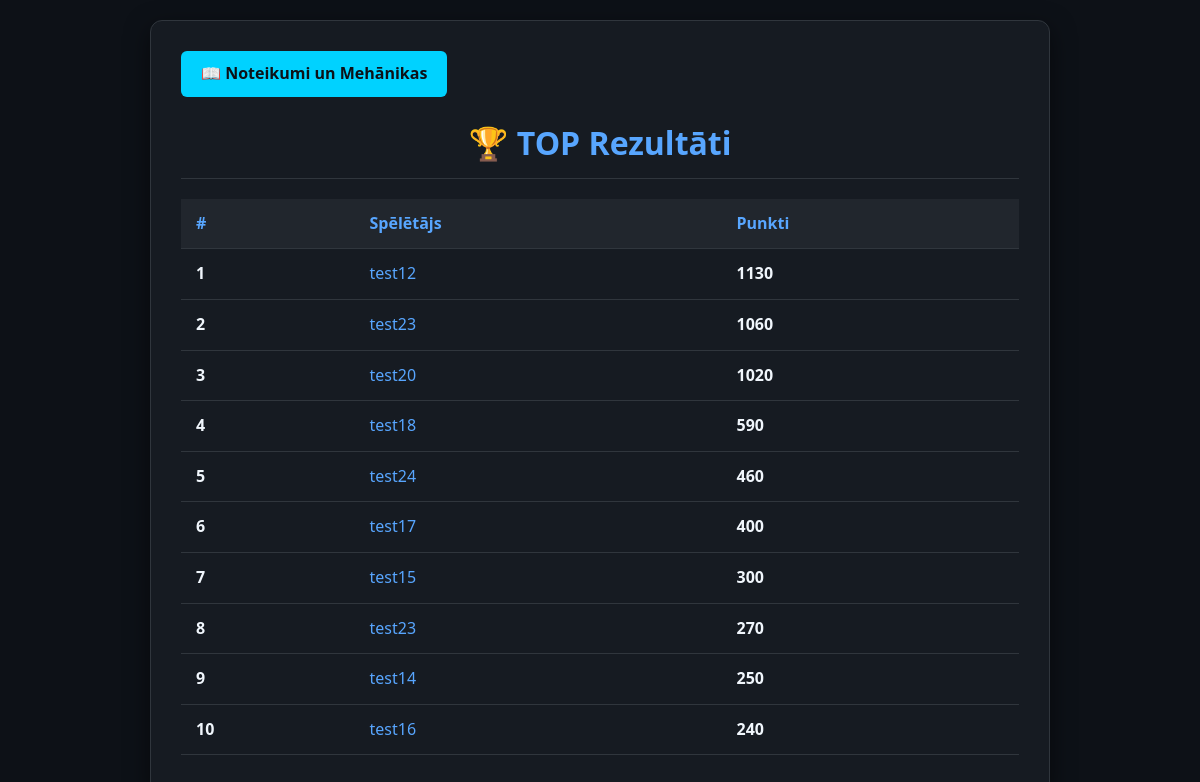
/, run on an earlier commit of the app's database.
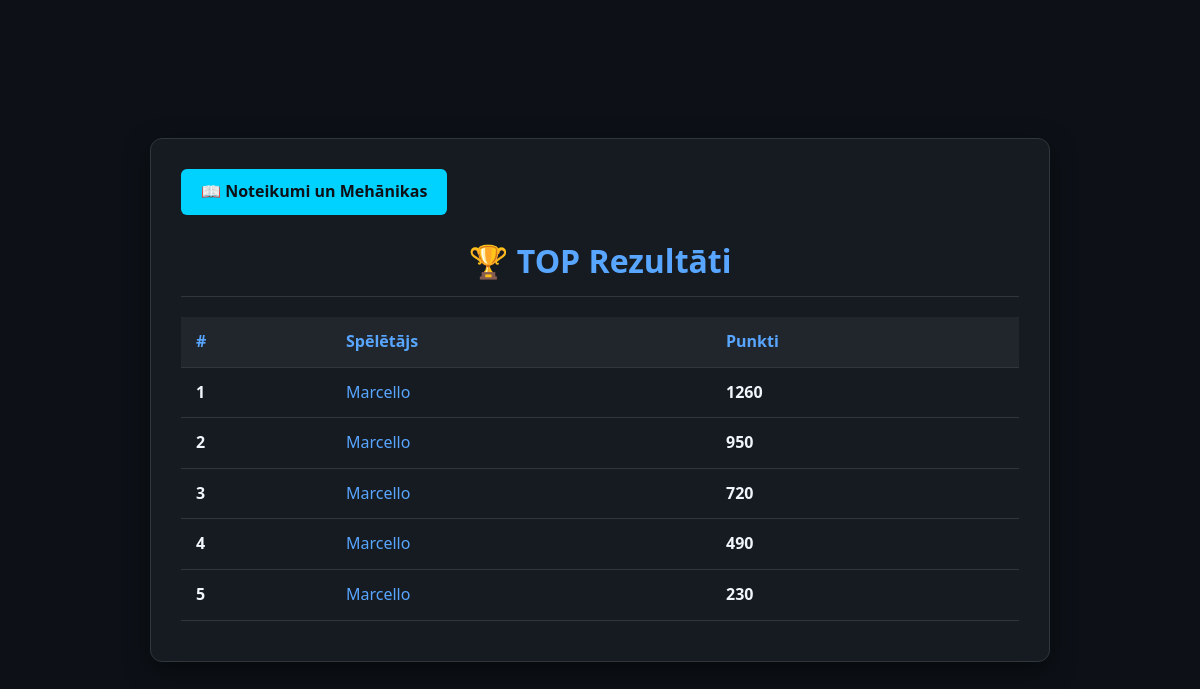
And on a later commit of the database.
### tables this page shows
CREATE TABLE scores (
            id INTEGER PRIMARY KEY AUTOINCREMENT,
            player TEXT NOT NULL,
            score INTEGER NOT NULL
        );

### api/main.py (the view)
@app.get("/", response_class=HTMLResponse)
def leaderboard_page(request: Request):
    with get_connection() as conn:
        rows = conn.execute(
            "SELECT player, score FROM scores ORDER BY score DESC LIMIT 10"
        ).fetchall()
    scores = [{"player": p, "score": s} for p, s in rows]
    return templates.TemplateResponse(request, "leaderboard.html", {"scores": scores})

### api/templates/leaderboard.html (shortened to what this page needs)
<!DOCTYPE html>
<html lang="lv">
<head>
    <link rel="stylesheet" href="/static/style.css">
</head>
<body>
    <div class="container">
        <div class="nav-links">
            <a href="/rules" class="btn">📖 Noteikumi un Mehānikas</a>
        </div>
        <h1>🏆 TOP Rezultāti</h1>
        <table class="leaderboard-table">
            <thead>
                <tr>
                    <th>#</th>
                    <th>Spēlētājs</th>
                    <th>Punkti</th>
                </tr>
            </thead>
            <tbody>
                {% for score in scores %}
                <tr>
                    <td><strong>{{ loop.index }}</strong></td>
                    <td>
                        <a href="/players/{{ score.player }}">{{ score.player }}</a>
                    </td>
                    <td><strong>{{ score.score }}</strong></td>
                </tr>
                {% endfor %}
            </tbody>
        </table>
    </div>
</body>
</html>

### api/templates/style.css (style rules this page uses)
* { box-sizing: border-box; margin: 0; padding: 0; font-family: 'Segoe UI', Tahoma, Geneva, Verdana, sans-serif; }
body { background-color: #0d1117; color: #c9d1d9; line-height: 1.6; padding: 20px; display: flex; justify-content: center; align-items: center; min-height: 100vh; }
.container { width: 100%; max-width: 900px; background-color: #161b22; border: 1px solid #30363d; border-radius: 12px; padding: 30px; box-shadow: 0 8px 24px rgba(0, 0, 0, 0.5); }
h1 { color: #58a6ff; margin-bottom: 20px; font-size: 2rem; text-align: center; border-bottom: 1px solid #30363d; padding-bottom: 10px; }
.nav-links { margin-bottom: 20px; text-align: left; }
a { text-decoration: none; color: #58a6ff; }
.btn { display: inline-block; padding: 10px 20px; background-color: #00d2ff; color: #0d1117 !important; font-weight: bold; border-radius: 6px; text-decoration: none !important; transition: background-color 0.2s ease, transform 0.1s ease; border: none; cursor: pointer; }
.controls-table, .leaderboard-table { width: 100%; border-collapse: collapse; margin-top: 15px; margin-bottom: 10px; }
.controls-table th, .controls-table td, .leaderboard-table th, .leaderboard-table td { padding: 12px 15px; text-align: left; border-bottom: 1px solid #30363d; }
.controls-table th, .leaderboard-table th { background-color: #21262d; color: #58a6ff; font-weight: 600; }
strong { color: #f0f6fc; }

What changed in the data, as far as the page shows it:
removed scores: player "test23", score "1060"
removed scores: player "test20", score "1020"
removed scores: player "test18", score "590"
removed scores: player "test24", score "460"
removed scores: player "test17", score "400"
removed scores: player "test23", score "270"
changed scores (number 1 of 5 on the later page): player "test15" → "Marcello"; score "300" → "1260"; moves up the list
now on this page (row edited): scores: player "Marcello", score "950"
changed scores (number 3 of 5 on the later page): player "test12" → "Marcello"; score "1130" → "720"
changed scores (number 4 of 5 on the later page): player "test14" → "Marcello"; score "250" → "490"
changed scores (number 5 of 5 on the later page): player "test16" → "Marcello"; score "240" → "230"
